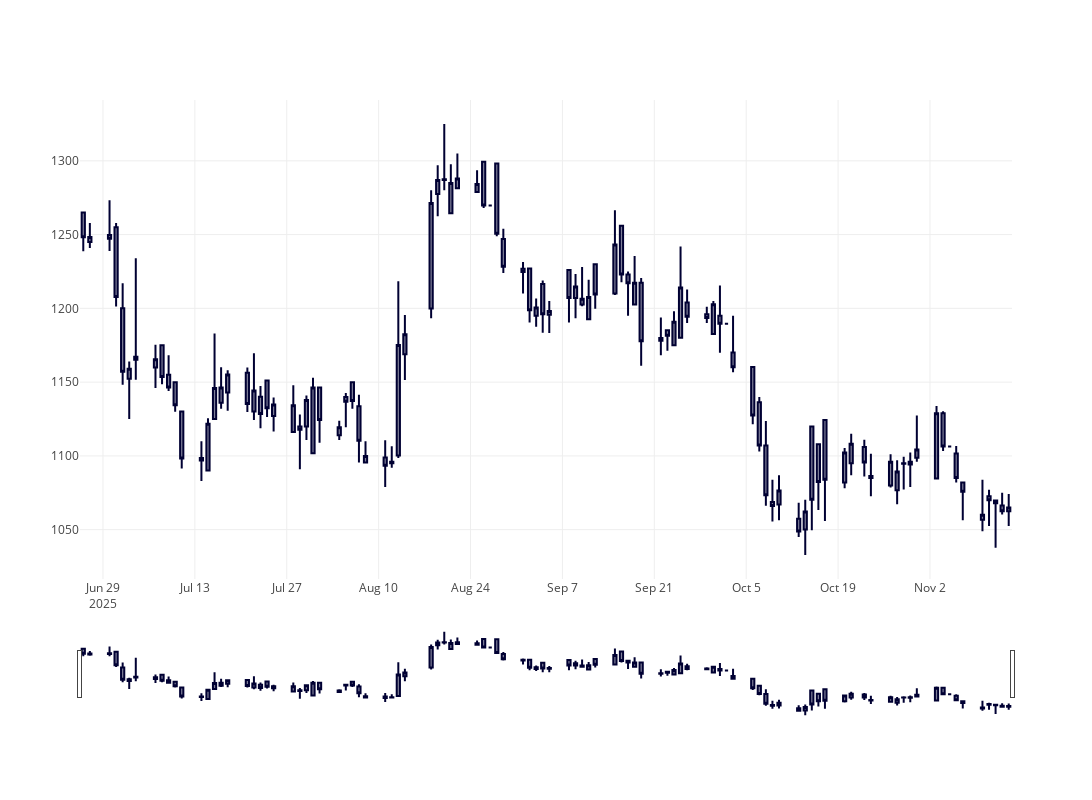

Notebook cell for this chart:
### Code cell
fig = client.plot_candlestick (Godrej_prices)
fig.show()
